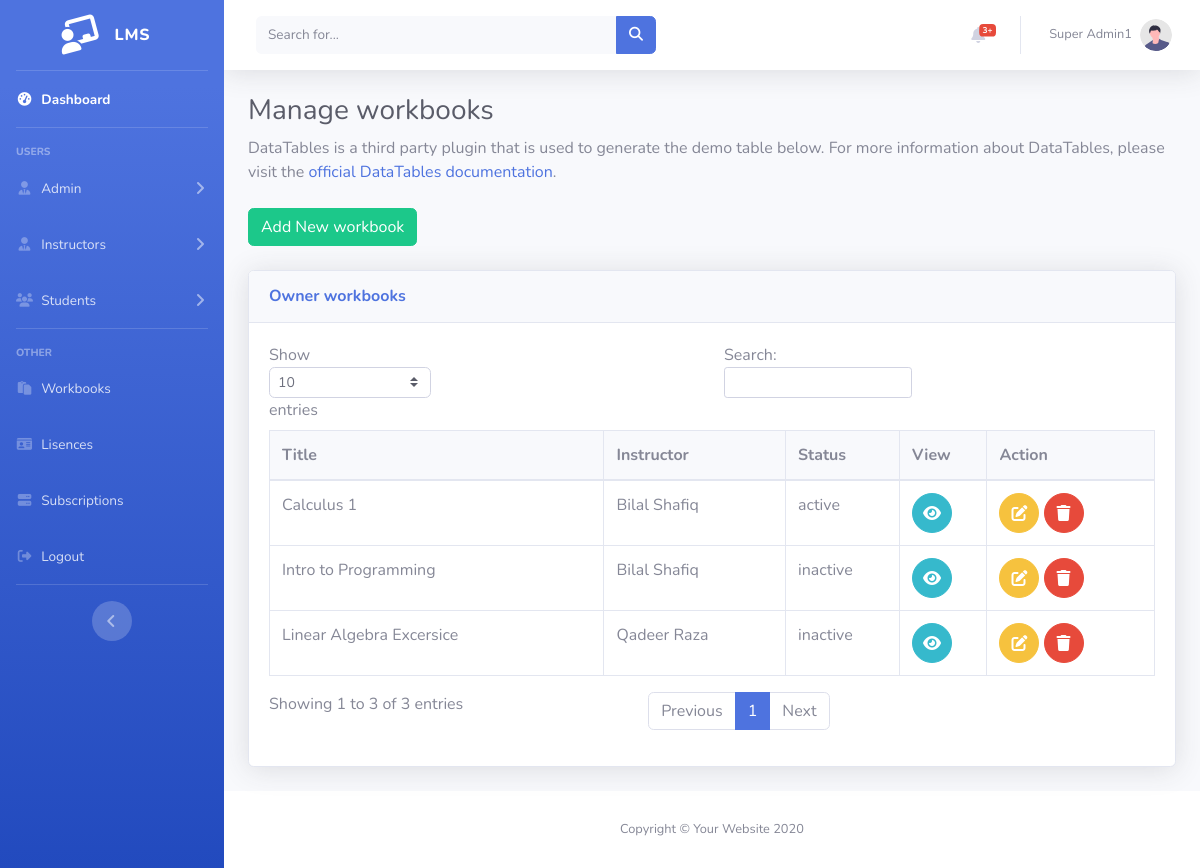
Screenshot of /Admin/workbooks.php (signed in) with the database file from the repository.
### tables this page shows
CREATE TABLE `workbook` (
  `id` int(11) NOT NULL,
  `title` varchar(50) NOT NULL,
  `iid` int(11) NOT NULL,
  `status` varchar(20) NOT NULL
);

CREATE TABLE `instructor` (
  `id` int(11) NOT NULL,
  `name` varchar(20) NOT NULL,
  `email` varchar(30) NOT NULL,
  `password` varchar(30) NOT NULL,
  `address` varchar(30) NOT NULL,
  `gender` varchar(20) NOT NULL,
  `status` varchar(20) NOT NULL
);

### Admin/workbooks.php (the view, shortened to what this page needs)
<?php session_start();
include "../db.php";
include "layout/header.php";
$data = mysqli_query($conn, "SELECT * FROM workbook ");
$output = mysqli_fetch_all($data,MYSQLI_ASSOC);
?>
<body id="page-top">
<div id="wrapper">
<?php include "layout/sidebar.php";?>
    <div id="content-wrapper" class="d-flex flex-column">
        <div id="content">
        <?php include "layout/topbar.php";?>
    <div class="container-fluid">
<h1 class="h3 mb-2 text-gray-800">Manage workbooks</h1>
<p class="mb-4">DataTables is a third party plugin that is used to generate the demo table below.
    For more information about DataTables, please visit the <a target="_blank"
        href="https://datatables.net">official DataTables documentation</a>.</p>
<button class='btn btn-success mr-2'  data-toggle="modal" data-target="#AddempModal">Add New workbook</button> <br><br>
<div class="card shadow mb-4">
    <div class="card-header py-3">
        <h6 class="m-0 font-weight-bold text-primary">Owner workbooks</h6>
    </div>
    <div class="card-body">
        <div class="table-responsive">
            <table class="table table-bordered" id="dataTable" width="100%" cellspacing="0">
                <thead>
                    <tr class='bg-light '>
                        <th> Title</th>
                        <th>Instructor</th>
                        <th>Status</th>
                        <th>View</th>
                        <th>Action</th>
                    </tr>
                </thead>
                <tbody>
                    <?php foreach($output as $out) {?>
                    <tr>
                        <td><?php echo $out['title']?></td>
                        <td><?php $iid=$out['iid']; $nsql = mysqli_query($conn, "SELECT * FROM instructor where id='$iid' ");
                            $result = mysqli_fetch_assoc($nsql); echo $result['name']?></td>
                        <td><?php echo $out['status']?></td>
                        <td>  <a class="btn btn-info btn-circle"  href='workbook_ch.php?wid=<?php echo $out['id']?>'>
                                 <i class="fas fa-eye"></i>  </a> </td>
                        <td>
                             <a class="btn btn-warning btn-circle"  onclick="GetEModal('<?php echo $out['id']?>','<?php echo $out['title']?>','<?php echo $out['iid']?>',
                            '<?php echo $out['status']?>')" data-toggle="modal" data-target="#editModal">
                                        <i class="fas fa-edit"></i> </a>
                          <a href=""  class="btn btn-danger btn-circle" onclick="Getdel('<?php echo $out['id']?>')" data-toggle="modal" data-target="#delModal">
                                        <i class="fas fa-trash"></i>
                          </a></td>
                          </tr>
                  <?php }?>
                </tbody>
            </table>
        </div>
    </div>
</div>
</div>
</div>
<?php include "layout/footer.php"?>

### rows the page displays
workbook: title "Linear Algebra Excersice", iid.name "Qadeer Raza", status "inactive"
workbook: title "Intro to Programming", iid.name "Bilal Shafiq", status "inactive"
workbook: title "Calculus 1", iid.name "Bilal Shafiq", status "active"

### other values shown
$_SESSION['name'] "Super Admin1"
